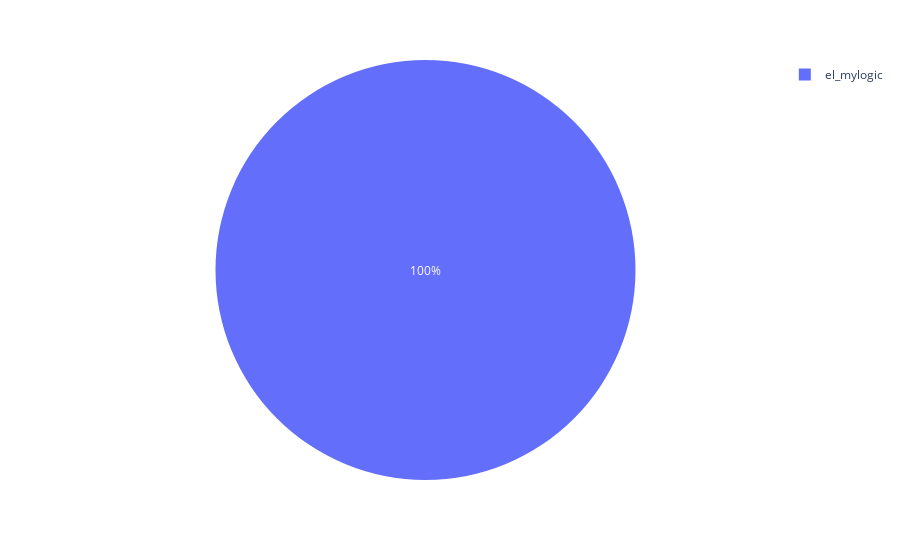

Write notebook code for a chart like this one.
### Code cell
material_stat = df['measurement_method'].describe()
material_dict = dict()

for key in df['measurement_method'].unique():
    sup = len(df[df['measurement_method'] == key].index)
    material_dict[key] = sup

pie_mat = ex.pie(values=material_dict.values(), names=material_dict.keys())
pie_mat.show()

### Figure 1 — Plotly figure (JSON) as saved in the notebook; plotly's stock layout.template omitted (floating-point values rounded to 4 significant figures)
{"data": [{"domain": {"x": [0, 1], "y": [0, 1]}, "hovertemplate": "label=%{label}<br>value=%{value}<extra></extra>", "labels": ["el_mylogic"], "legendgroup": "", "name": "", "showlegend": true, "type": "pie", "values": [120]}], "layout": {"legend": {"tracegroupgap": 0}, "margin": {"t": 60}}}
